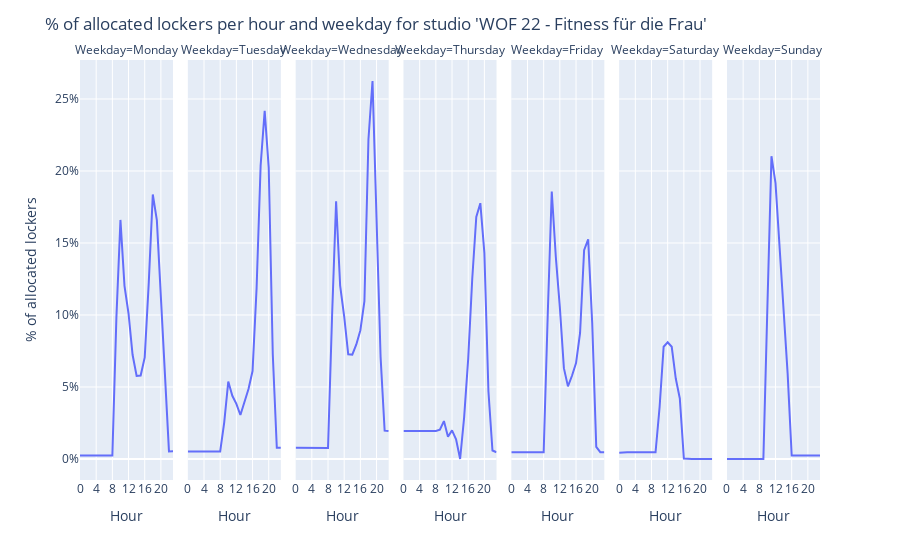

The cell this chart's notebook holds for it:
### Code cell
# show_and_save_global_allocation_for_studio(df, "WOF 22 - Fitness für die Frau")
show_and_save_weekly_plot_for_studio(df, "WOF 22 - Fitness für die Frau")

### Figure 1 — Plotly figure (JSON) as saved in the notebook; plotly's stock layout.template omitted (floating-point values rounded to 4 significant figures)
{"data": [{"hovertemplate": "Weekday=Monday<br>Hour=%{x}<br>NumAllocatedLockers=%{y}<extra></extra>", "legendgroup": "", "line": {"color": "#636efa", "dash": "solid"}, "marker": {"symbol": "circle"}, "mode": "lines", "name": "", "orientation": "v", "showlegend": false, "type": "scatter", "x": [0, 1, 2, 3, 4, 5, 6, 7, 8, 9, 10, 11, 12, 13, 14, 15, 16, 17, 18, 19, 20, 21, 22, 23], "xaxis": "x", "y": [0.2353, 0.2353, 0.25, 0.25, 0.2353, 0.2353, 0.2353, 0.2353, 0.2353, 9.824, 16.6, 12.03, 10.1, 7.239, 5.765, 5.794, 7.059, 12.24, 18.37, 16.59, 11.28, 5.104, 0.5294, 0.5373], "yaxis": "y"}, {"hovertemplate": "Weekday=Tuesday<br>Hour=%{x}<br>NumAllocatedLockers=%{y}<extra></extra>", "legendgroup": "", "line": {"color": "#636efa", "dash": "solid"}, "marker": {"symbol": "circle"}, "mode": "lines", "name": "", "orientation": "v", "showlegend": false, "type": "scatter", "x": [0, 1, 2, 3, 4, 5, 6, 7, 8, 9, 10, 11, 12, 13, 14, 15, 16, 17, 18, 19, 20, 21, 22, 23], "xaxis": "x2", "y": [0.5294, 0.5294, 0.5294, 0.5294, 0.5294, 0.5294, 0.5294, 0.5373, 0.5294, 2.549, 5.375, 4.389, 3.833, 3.056, 4, 4.861, 6.111, 11.86, 20.38, 24.18, 20.24, 7.286, 0.7778, 0.7778], "yaxis": "y2"}, {"hovertemplate": "Weekday=Wednesday<br>Hour=%{x}<br>NumAllocatedLockers=%{y}<extra></extra>", "legendgroup": "", "line": {"color": "#636efa", "dash": "solid"}, "marker": {"symbol": "circle"}, "mode": "lines", "name": "", "orientation": "v", "showlegend": false, "type": "scatter", "x": [0, 1, 2, 3, 4, 5, 6, 7, 8, 9, 10, 11, 12, 13, 14, 15, 16, 17, 18, 19, 20, 21, 22, 23], "xaxis": "x3", "y": [0.7778, 0.7778, 0.7778, 0.7778, 0.7778, 0.7778, 0.7778, 0.7778, 0.7639, 9.901, 17.89, 12.04, 9.896, 7.269, 7.25, 7.956, 8.941, 10.96, 22.21, 26.25, 17.19, 7.074, 1.97, 1.941], "yaxis": "y3"}, {"hovertemplate": "Weekday=Thursday<br>Hour=%{x}<br>NumAllocatedLockers=%{y}<extra></extra>", "legendgroup": "", "line": {"color": "#636efa", "dash": "solid"}, "marker": {"symbol": "circle"}, "mode": "lines", "name": "", "orientation": "v", "showlegend": false, "type": "scatter", "x": [0, 1, 2, 3, 4, 5, 6, 7, 8, 9, 10, 11, 12, 13, 14, 15, 16, 17, 18, 19, 20, 21, 22, 23], "xaxis": "x4", "y": [1.941, 1.941, 1.941, 1.941, 1.941, 1.941, 1.941, 1.941, 1.941, 2.029, 2.632, 1.544, 1.985, 1.368, 0, 2.912, 6.971, 12.51, 16.81, 17.76, 14.31, 4.706, 0.5882, 0.4706], "yaxis": "y4"}, {"hovertemplate": "Weekday=Friday<br>Hour=%{x}<br>NumAllocatedLockers=%{y}<extra></extra>", "legendgroup": "", "line": {"color": "#636efa", "dash": "solid"}, "marker": {"symbol": "circle"}, "mode": "lines", "name": "", "orientation": "v", "showlegend": false, "type": "scatter", "x": [0, 1, 2, 3, 4, 5, 6, 7, 8, 9, 10, 11, 12, 13, 14, 15, 16, 17, 18, 19, 20, 21, 22, 23], "xaxis": "x5", "y": [0.4706, 0.4706, 0.4706, 0.4706, 0.4706, 0.4706, 0.4706, 0.4706, 0.4706, 9.971, 18.57, 14.04, 10.53, 6.309, 5.044, 5.779, 6.662, 8.75, 14.5, 15.25, 9.456, 0.8382, 0.4706, 0.4706], "yaxis": "y5"}, {"hovertemplate": "Weekday=Saturday<br>Hour=%{x}<br>NumAllocatedLockers=%{y}<extra></extra>", "legendgroup": "", "line": {"color": "#636efa", "dash": "solid"}, "marker": {"symbol": "circle"}, "mode": "lines", "name": "", "orientation": "v", "showlegend": false, "type": "scatter", "x": [0, 1, 2, 3, 4, 5, 6, 7, 8, 9, 10, 11, 12, 13, 14, 15, 16, 17, 18, 19, 20, 21, 22, 23], "xaxis": "x6", "y": [0.4328, 0.4776, 0.4706, 0.4706, 0.4776, 0.4706, 0.4706, 0.4706, 0.4706, 0.4706, 3.603, 7.794, 8.103, 7.794, 5.588, 4.206, 0.02941, 0, 0, 0, 0, 0, 0, 0], "yaxis": "y6"}, {"hovertemplate": "Weekday=Sunday<br>Hour=%{x}<br>NumAllocatedLockers=%{y}<extra></extra>", "legendgroup": "", "line": {"color": "#636efa", "dash": "solid"}, "marker": {"symbol": "circle"}, "mode": "lines", "name": "", "orientation": "v", "showlegend": false, "type": "scatter", "x": [0, 1, 2, 3, 4, 5, 6, 7, 8, 9, 10, 11, 12, 13, 14, 15, 16, 17, 18, 19, 20, 21, 22, 23], "xaxis": "x7", "y": [0, 0, 0, 0, 0, 0, 0, 0, 0, 0, 10.65, 21.03, 19.16, 14.51, 9.926, 5.926, 0.2353, 0.2353, 0.2353, 0.2353, 0.2353, 0.2353, 0.2353, 0.2388], "yaxis": "y7"}], "layout": {"annotations": [{"font": {}, "showarrow": false, "text": "Weekday=Monday", "x": 0.06286, "xanchor": "center", "xref": "paper", "y": 1, "yanchor": "bottom", "yref": "paper"}, {"font": {}, "showarrow": false, "text": "Weekday=Tuesday", "x": 0.2086, "xanchor": "center", "xref": "paper", "y": 1, "yanchor": "bottom", "yref": "paper"}, {"font": {}, "showarrow": false, "text": "Weekday=Wednesday", "x": 0.3543, "xanchor": "center", "xref": "paper", "y": 1, "yanchor": "bottom", "yref": "paper"}, {"font": {}, "showarrow": false, "text": "Weekday=Thursday", "x": 0.5, "xanchor": "center", "xref": "paper", "y": 1, "yanchor": "bottom", "yref": "paper"}, {"font": {}, "showarrow": false, "text": "Weekday=Friday", "x": 0.6457, "xanchor": "center", "xref": "paper", "y": 1, "yanchor": "bottom", "yref": "paper"}, {"font": {}, "showarrow": false, "text": "Weekday=Saturday", "x": 0.7914, "xanchor": "center", "xref": "paper", "y": 1, "yanchor": "bottom", "yref": "paper"}, {"font": {}, "showarrow": false, "text": "Weekday=Sunday", "x": 0.9371, "xanchor": "center", "xref": "paper", "y": 1, "yanchor": "bottom", "yref": "paper"}], "legend": {"title": {"text": "Weekday"}, "tracegroupgap": 0}, "margin": {"t": 60}, "title": {"text": "% of allocated lockers per hour and weekday for studio 'WOF 22 - Fitness für die Frau'"}, "xaxis": {"anchor": "y", "categoryarray": ["0", "1", "2", "3", "4", "5", "6", "7", "8", "9", "10", "11", "12", "13", "14", "15", "16", "17", "18", "19", "20", "21", "22", "23", "24"], "domain": [0, 0.1257], "title": {"text": "Hour"}, "type": "category"}, "xaxis2": {"anchor": "y2", "categoryarray": ["0", "1", "2", "3", "4", "5", "6", "7", "8", "9", "10", "11", "12", "13", "14", "15", "16", "17", "18", "19", "20", "21", "22", "23", "24"], "domain": [0.1457, 0.2714], "matches": "x", "title": {"text": "Hour"}, "type": "category"}, "xaxis3": {"anchor": "y3", "categoryarray": ["0", "1", "2", "3", "4", "5", "6", "7", "8", "9", "10", "11", "12", "13", "14", "15", "16", "17", "18", "19", "20", "21", "22", "23", "24"], "domain": [0.2914, 0.4171], "matches": "x", "title": {"text": "Hour"}, "type": "category"}, "xaxis4": {"anchor": "y4", "categoryarray": ["0", "1", "2", "3", "4", "5", "6", "7", "8", "9", "10", "11", "12", "13", "14", "15", "16", "17", "18", "19", "20", "21", "22", "23", "24"], "domain": [0.4371, 0.5629], "matches": "x", "title": {"text": "Hour"}, "type": "category"}, "xaxis5": {"anchor": "y5", "categoryarray": ["0", "1", "2", "3", "4", "5", "6", "7", "8", "9", "10", "11", "12", "13", "14", "15", "16", "17", "18", "19", "20", "21", "22", "23", "24"], "domain": [0.5829, 0.7086], "matches": "x", "title": {"text": "Hour"}, "type": "category"}, "xaxis6": {"anchor": "y6", "categoryarray": ["0", "1", "2", "3", "4", "5", "6", "7", "8", "9", "10", "11", "12", "13", "14", "15", "16", "17", "18", "19", "20", "21", "22", "23", "24"], "domain": [0.7286, 0.8543], "matches": "x", "title": {"text": "Hour"}, "type": "category"}, "xaxis7": {"anchor": "y7", "categoryarray": ["0", "1", "2", "3", "4", "5", "6", "7", "8", "9", "10", "11", "12", "13", "14", "15", "16", "17", "18", "19", "20", "21", "22", "23", "24"], "domain": [0.8743, 1.0], "matches": "x", "title": {"text": "Hour"}, "type": "category"}, "yaxis": {"anchor": "x", "domain": [0, 1], "ticksuffix": "%", "title": {"text": "% of allocated lockers"}}, "yaxis2": {"anchor": "x2", "domain": [0, 1], "matches": "y", "showticklabels": false, "ticksuffix": "%"}, "yaxis3": {"anchor": "x3", "domain": [0, 1], "matches": "y", "showticklabels": false, "ticksuffix": "%"}, "yaxis4": {"anchor": "x4", "domain": [0, 1], "matches": "y", "showticklabels": false, "ticksuffix": "%"}, "yaxis5": {"anchor": "x5", "domain": [0, 1], "matches": "y", "showticklabels": false, "ticksuffix": "%"}, "yaxis6": {"anchor": "x6", "domain": [0, 1], "matches": "y", "showticklabels": false, "ticksuffix": "%"}, "yaxis7": {"anchor": "x7", "domain": [0, 1], "matches": "y", "showticklabels": false, "ticksuffix": "%"}}}
